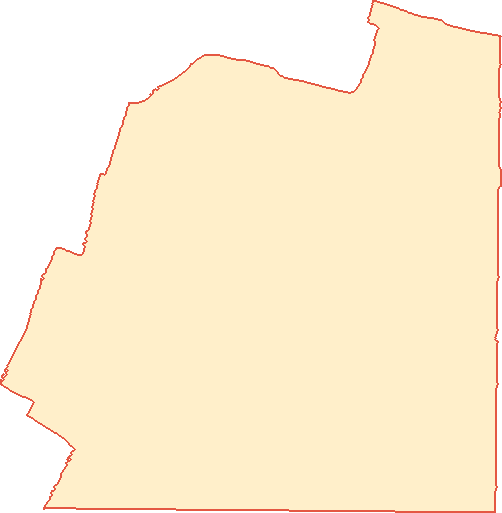
#> input picture app/assets/BhuNaksha_Chandhos1_Boundary.png, 502 x 513 px, given in place of sheet1-000.png, which was not available
$ python build_combined_naksha.py
#> lines starting #> are read from the running program, lines starting #| are printed output that depends on the picture; pictures that were not available may be replaced by others from this repository, and a replacement may not be noted
#!/usr/bin/env python3
"""Build one lossless village mosaic from the four original BhuNaksha sheets.

The PDFs contain one raster map plus a soft mask.  The fixed translations below
were recovered from repeated edge strips, then refined against the State
Highway 69 centreline and parcel lines crossing the joins.  No parcel geometry
is redrawn or warped.
"""

from __future__ import annotations

import json
import subprocess
import tempfile
from pathlib import Path

import numpy as np
from PIL import Image, ImageEnhance, ImageFilter
from reportlab.lib.pagesizes import A3, landscape
from reportlab.lib.utils import ImageReader
from reportlab.pdfgen import canvas


ROOT = Path(__file__).resolve().parents[1]
ORIGINALS = ROOT / "docs" / "original"
ASSETS = ROOT / "app" / "assets"
OUTPUT_PDF = ROOT / "docs" / "enhanced" / "BhuNaksha_Chandhos_Combined_One_Page.pdf"

# Origin of each unmodified 2940 x 1524 source canvas in a shared pixel plane.
# Adjacent sheets overlap by only their printed edge strip.
PLACEMENTS = {
    1: (0, 54),
    2: (1275, 0),
    3: (1545, 791),
    # Sheet 4 is aligned to Sheet 3 where the divided SH69 carriageway crosses
    # the cut beside Plots 2761 and 2766. The y=932 placement makes all three
    # printed carriageway edges continuous at the shared seam.
    4: (472, 932),
}
UPSCALE = 3
MARGIN = 40
# Preserve the established Overall coordinate system across rebuilds.
CANVAS_ORIGIN = (847, 91)

# Each neighbouring PDF repeats a narrow printed edge strip.  Assigning that
# strip to one sheet on either side of a shared seam prevents semi-transparent
# edge pixels from being composited twice (the visible ghost/overlap conflict).
EDGE_JOINS = (
    (1, 2, "vertical"),
    (2, 3, "horizontal"),
    (4, 3, "vertical"),
)


def extract_layer(pdf: Path, directory: Path, sheet: int) -> Image.Image:
#> called with sheet = 1
    prefix = directory / f"sheet{sheet}"
    subprocess.run(
        ["pdfimages", "-png", str(pdf), str(prefix)],
        check=True,
        stdout=subprocess.DEVNULL,
    )
#> (this line was passed over: subprocess is not available in this run)
    colour = Image.open(directory / f"sheet{sheet}-000.png").convert("RGB")
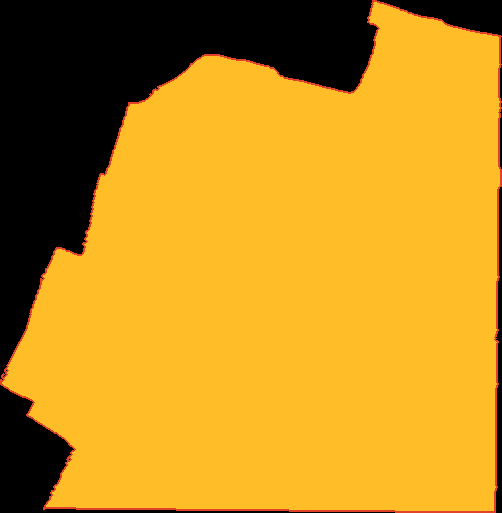
#> colour: PIL image 502x513 RGB; mean R, G, B 194, 143, 30.5
    alpha = Image.open(directory / f"sheet{sheet}-001.png").convert("L")
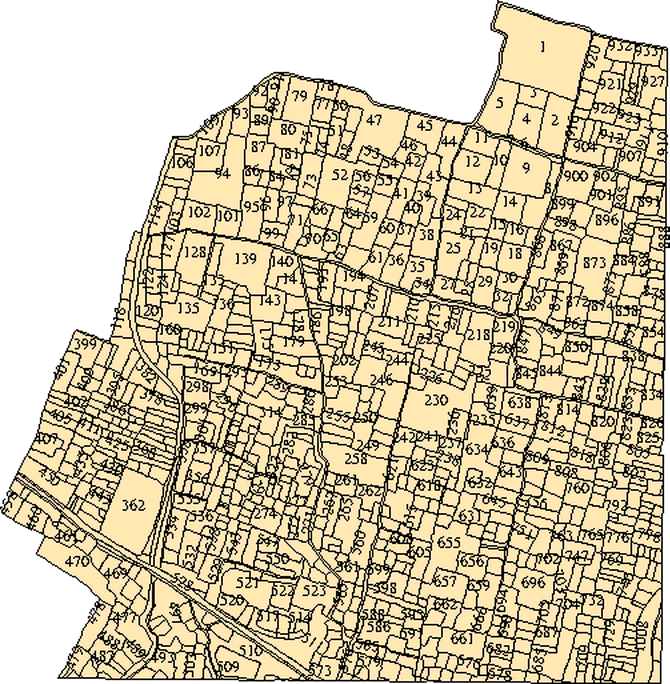
#> input picture app/assets/BhuNaksha_Chandhos1_HD.png, 2008 x 2052 px, given in place of sheet1-001.png, which was not available (shown at 1/3 size)
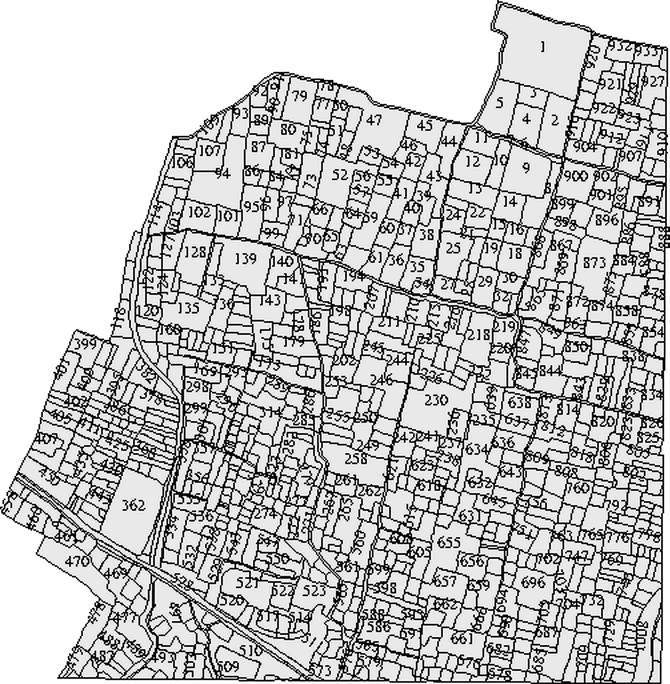
#> alpha: PIL image 2008x2052 L (shown at 1/3 size); min 0, max 255, mean 194
#> (the run stopped early here; a loop or call above may not have finished)
